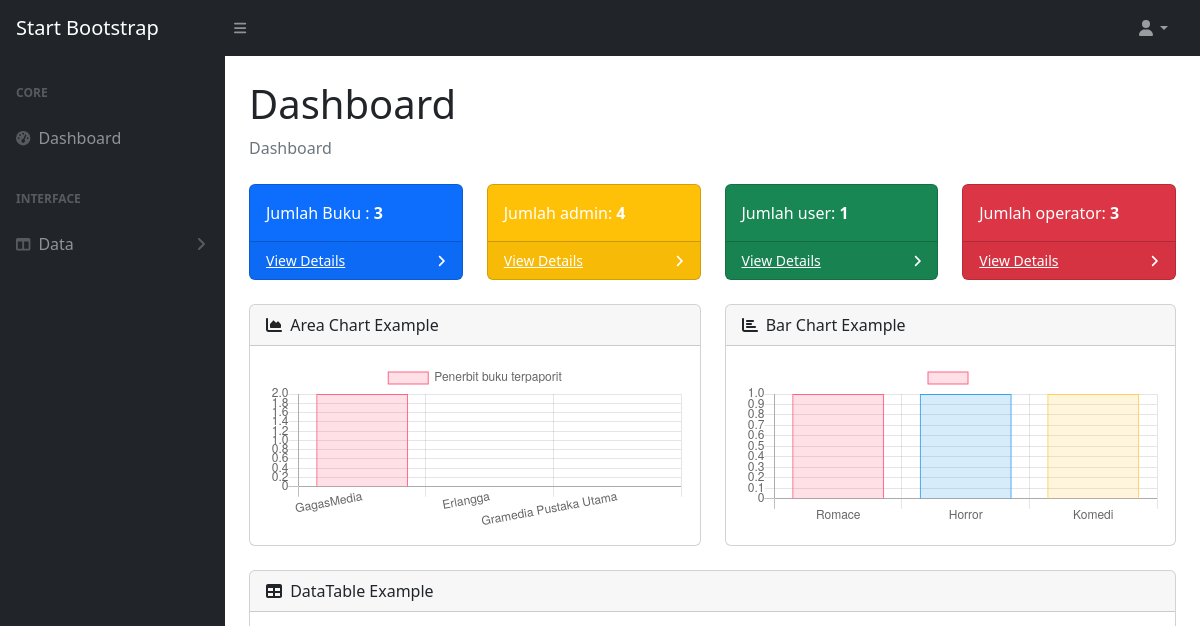
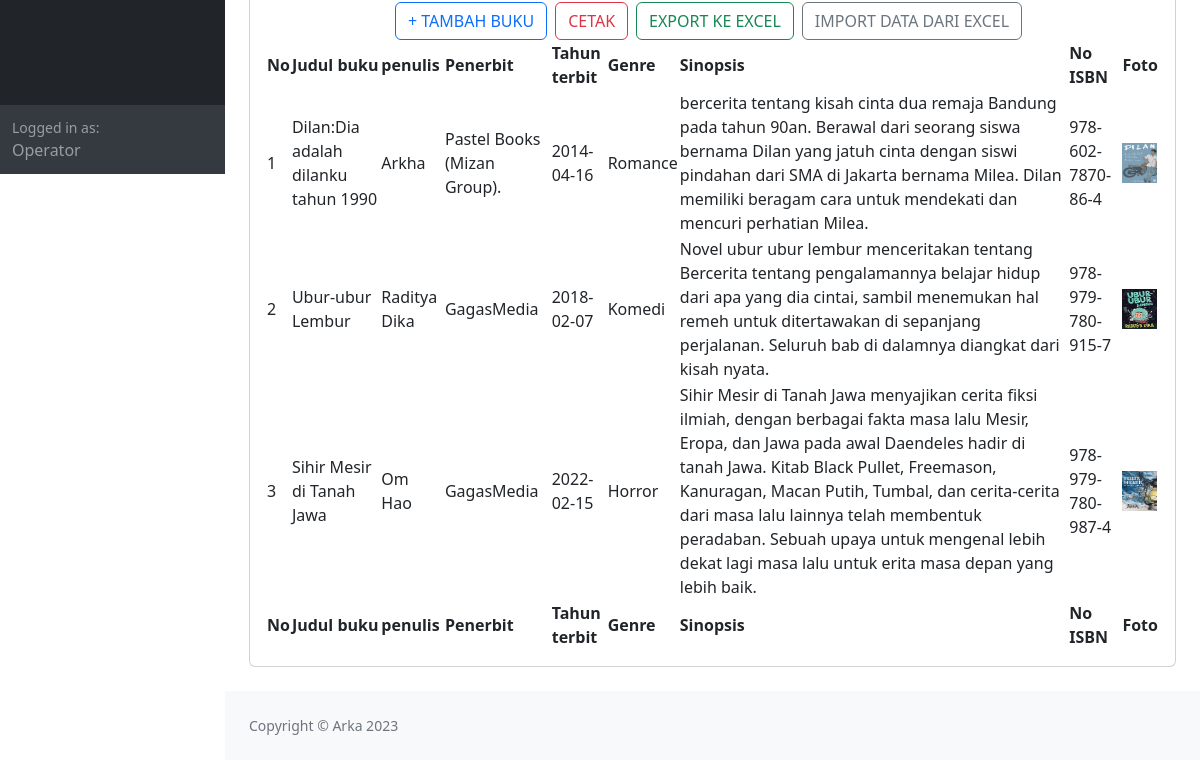
Before: /operator/index.php with the older database file (2 pictures, top to bottom).
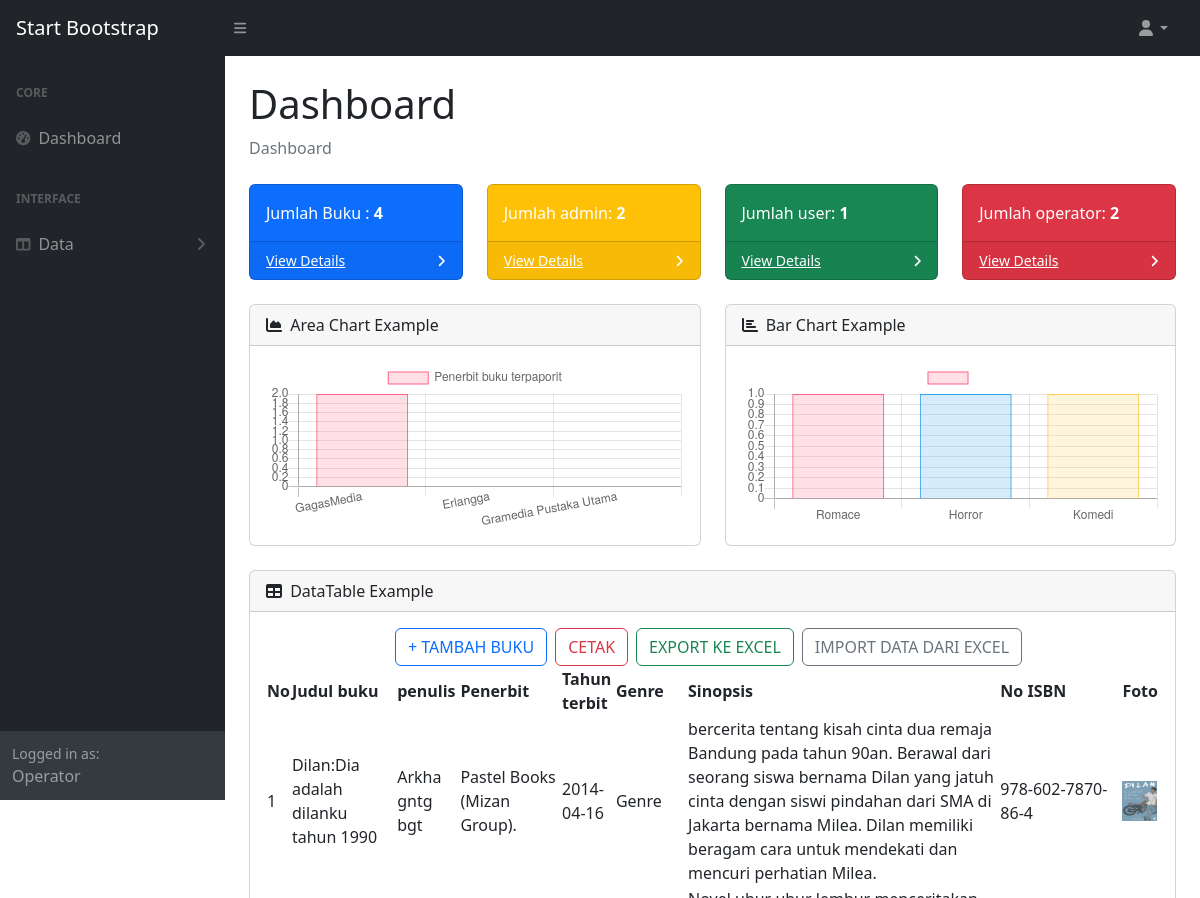
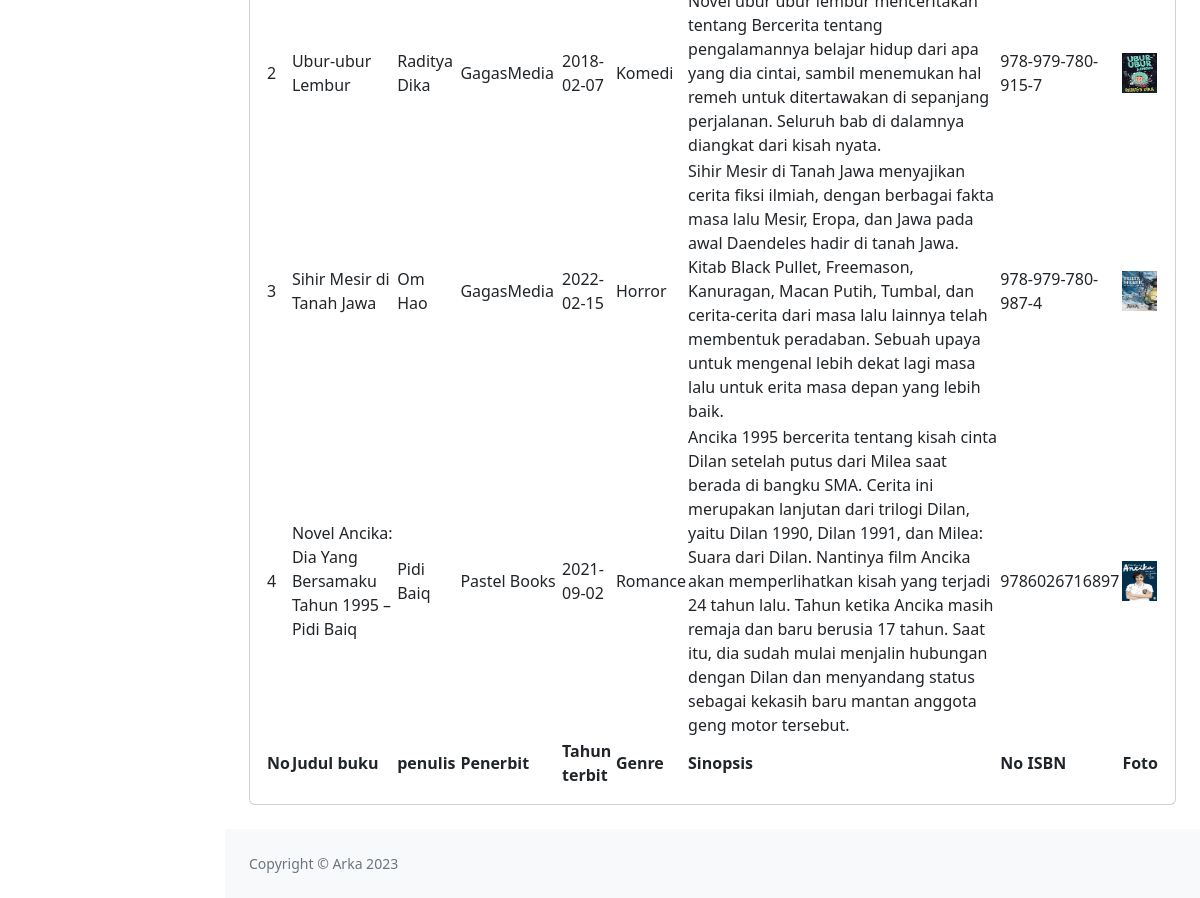
After: the same page with the newer database file (2 pictures, top to bottom).
### tables this page shows
CREATE TABLE `daftar_buku` (
  `id_buku` int(11) NOT NULL,
  `judul` varchar(100) NOT NULL,
  `penulis` varchar(50) NOT NULL,
  `penerbit` varchar(50) NOT NULL,
  `tahun_terbit` date NOT NULL,
  `genre` varchar(50) NOT NULL,
  `sinopsis` text NOT NULL,
  `no_isbn` varchar(100) NOT NULL,
  `foto` varchar(255) NOT NULL
);

### operator/index.php (the view, shortened to what the changed rows need)
<!DOCTYPE html>
<html lang="en">
<head>
    <link href="https://cdn.jsdelivr.net/npm/simple-datatables@7.1.2/dist/style.min.css" rel="stylesheet" />
    <link href="../css/styles.css" rel="stylesheet" />
</head>
<body class="sb-nav-fixed">
    <div id="layoutSidenav">
        <div id="layoutSidenav_content">
            <main>
                <div class="container-fluid px-4">
                    <h1 class="mt-4">Dashboard</h1>
                    <div class="row">
                        <?php
                        include "koneksi.php";
                        $data = mysqli_query($koneksi, "SELECT * FROM daftar_buku");
                        $jumlah_buku = mysqli_num_rows($data);
                        ?>
                        <div class="col-xl-3 col-md-6">
                            <div class="card bg-primary text-white mb-4">
                                <div class="card-body">Jumlah Buku : <b>
                                        <?php echo $jumlah_buku; ?>
                                    </b></div>
                            </div>
                        </div>
                        <?php
                        include "koneksi.php";
                        $data_admin = mysqli_query($koneksi, "SELECT * FROM data_admin");
                        $jumlah_admin = mysqli_num_rows($data_admin);
                        ?>
                        <div class="col-xl-3 col-md-6">
                            <div class="card bg-warning text-white mb-4">
                                <div class="card-body">Jumlah admin: <b>
                                        <?php echo $jumlah_admin ?>
                                    </b></div>
                            </div>
                        </div>
                        <?php
                        include "koneksi.php";
                        $data_operator = mysqli_query($koneksi, "SELECT * FROM data_operator");
                        $jumlah_operator = mysqli_num_rows($data_operator);
                        ?>
                        <div class="col-xl-3 col-md-6">
                            <div class="card bg-danger text-white mb-4">
                                <div class="card-body">Jumlah operator: <b>
                                        <?php echo $jumlah_operator ?>
                                    </b></div>
                            </div>
                        </div>
                    </div>
                    <div class="card mb-4">
                        <div class="card-body">
                            <table id="datatablesSimple">
                                <thead>
                                    <tr>
                                        <th>No</th>
                                        <th>Judul buku</th>
                                        <th>penulis</th>
                                        <th>Penerbit</th>
                                        <th>Tahun terbit</th>
                                        <th>Genre</th>
                                        <th>Sinopsis</th>
                                        <th>No ISBN</th>
                                        <th>Foto</th>
                                    </tr>
                                </thead>
                                <tfoot>
                                    <tr>
                                        <th>No</th>
                                        <th>Judul buku</th>
                                        <th>penulis</th>
                                        <th>Penerbit</th>
                                        <th>Tahun terbit</th>
                                        <th>Genre</th>
                                        <th>Sinopsis</th>
                                        <th>No ISBN</th>
                                        <th>Foto</th>
                                    </tr>
                                </tfoot>
                                <tbody>
                                    <?php
                                    include 'koneksi.php';
                                    $no = 1;
                                    $data = mysqli_query($koneksi, "select * from daftar_buku");
                                    while ($d = mysqli_fetch_array($data)) {
                                        ?>
                                        <tr>
                                            <td>
                                                <?php echo $no++; ?>
                                            </td>
                                            <td>
                                                <?php echo $d['judul']; ?>
                                            </td>
                                            <td>
                                                <?php echo $d['penulis']; ?>
                                            </td>
                                            <td>
                                                <?php echo $d['penerbit']; ?>
                                            </td>
                                            <td>
                                                <?php echo $d['tahun_terbit']; ?>
                                            </td>
                                            <td>
                                                <?php echo $d['genre']; ?>
                                            </td>
                                            <td>
                                                <?php echo $d['sinopsis']; ?>
                                            </td>
                                            <td>
                                                <?php echo $d['no_isbn']; ?>
                                            </td>
                                            <td>
                                                <img src="../admin/gambar/<?php echo $d['foto'] ?>" width="35" height="40">
                                            </td>
                                        </tr>
                                        <?php
                                    }
                                    ?>
                                </tbody>
                            </table>
                        </div>
                    </div>
                </div>
            </main>
        </div>
    </div>
    <script>
        var ctx = document.getElementById("myBarChart").getContext('2d');
        var myChart = new Chart(ctx, {
            type: 'bar',
            data: {
                labels: ["Romace", "Horror", "Komedi"],
                datasets: [{
                    label: '',
                    data: [
                        <?php
                        $data = $koneksi->query("SELECT genre FROM daftar_buku WHERE genre='Romance'");
                        $resF = $data->num_rows;
                        echo $resF;
                        ?>,
                        <?php
                        $data = $koneksi->query("SELECT genre FROM daftar_buku WHERE genre='Horror'");
                        $resF = $data->num_rows;
                        echo $resF;
                        ?>,
                        <?php
                        $data = $koneksi->query("SELECT genre FROM daftar_buku WHERE genre='Komedi'");
                        $resF = $data->num_rows;
                        echo $resF;
                        ?>
                    ],
                    backgroundColor: [
                        'rgba(255, 99, 132, 0.2)',
                        'rgba(54, 162, 235, 0.2)',
                        'rgba(255, 206, 86, 0.2)',
                        'rgba(75, 192, 192, 0.2)'
                    ],
                    borderColor: [
                        'rgba(255,99,132,1)',
                        'rgba(54, 162, 235, 1)',
                        'rgba(255, 206, 86, 1)',
                        'rgba(75, 192, 192, 1)'
                    ],
                    borderWidth: 1
                }]
            },
            options: {
                scales: {
                    yAxes: [{
                        ticks: {
                            beginAtZero: true
                        }
                    }]
                }
            }
        });
    </script>
<script>
        var ctx = document.getElementById("myBar2Chart").getContext('2d');
        var myChart = new Chart(ctx, {
            type: 'bar',
            data: {
                labels: ["GagasMedia", "Erlangga", "Gramedia Pustaka Utama"],
                datasets: [{
                    label: 'Penerbit buku terpaporit',
                    data: [
                        <?php
                        $data = $koneksi->query("SELECT penerbit FROM daftar_buku WHERE penerbit= 'GagasMedia'");
                        $resF = $data->num_rows;
                        echo $resF;
                        ?>,
                        <?php
                        $data = $koneksi->query("SELECT penerbit FROM daftar_buku WHERE penerbit='Erlangga'");
                        $resF = $data->num_rows;
                        echo $resF;
                        ?>,
                        <?php
                        $data = $koneksi->query("SELECT penerbit FROM daftar_buku WHERE penerbit='Gramedia Pustaka Utama'");
                        $resF = $data->num_rows;
                        echo $resF;
                        ?>
                    ],
                    backgroundColor: [
                        'rgba(255, 99, 132, 0.2)',
                        'rgba(54, 162, 235, 0.2)',
                        'rgba(255, 206, 86, 0.2)'
                    ],
                    borderColor: [
                        'rgba(255,99,132,1)',
                        'rgba(54, 162, 235, 1)',
                        'rgba(255, 206, 86, 1)'
                    ],
                    borderWidth: 1
                }]
            },
            options: {
                scales: {
                    yAxes: [{
                        ticks: {
                            beginAtZero: true
                        }
                    }]
                }
            }
        });
    </script>
</body>
</html>

Changed rows visible on the page:
changed daftar_buku "Pastel Books (Mizan Group).": penulis "Arkha" → "Arkha gntg bgt"; genre "Romance" → "Genre"
added daftar_buku: judul "Novel Ancika: Dia Yang Bersamaku Tahun 1995 – Pidi Baiq", penulis "Pidi Baiq", penerbit "Pastel Books", tahun_terbit "2021-09-02", genre "Romance", sinopsis "Ancika 1995 bercerita tentang kisah cinta Dilan setelah putus dari Milea saat berada di bangku SMA. Cerita ini merupakan lanjutan dari trilogi Dilan, yaitu Dilan 1990, Dilan 1991, dan Milea: Suara dari Dilan. Nantinya film Ancika akan memperlihatkan kisah yang terjadi 24 tahun lalu. Tahun ketika Ancika masih remaja dan baru berusia 17 tahun. Saat itu, dia sudah mulai menjalin hubungan dengan Dilan dan menyandang status sebagai kekasih baru mantan anggota geng motor tersebut.", no_isbn "9786026716897", foto (picture)
Other visible differences:
$jumlah_buku: "3" → "4"
$jumlah_admin: "4" → "2"
$jumlah_operator: "3" → "2"
